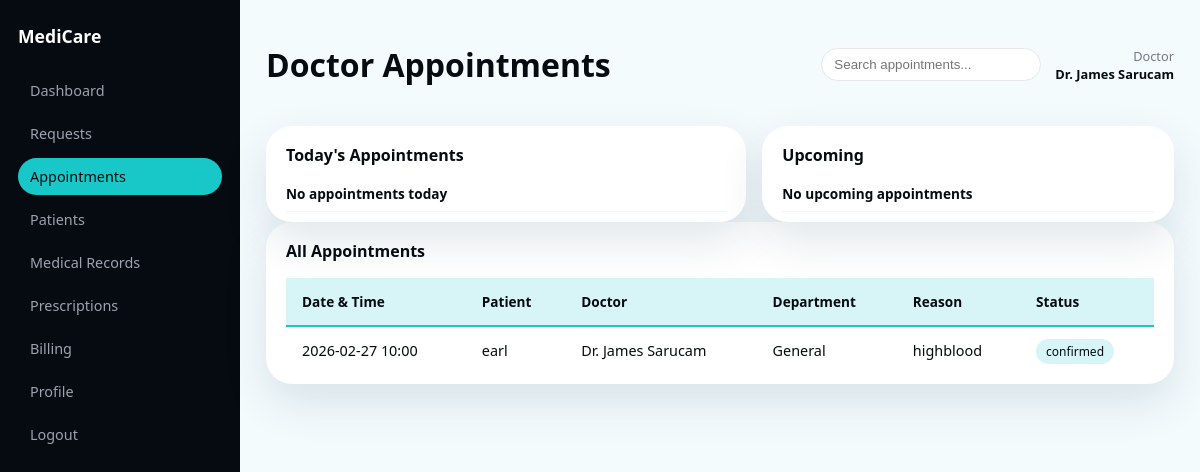
/medicare-clinic/index.php?page=staff-appointments (signed in), run on an earlier commit of the app's database.
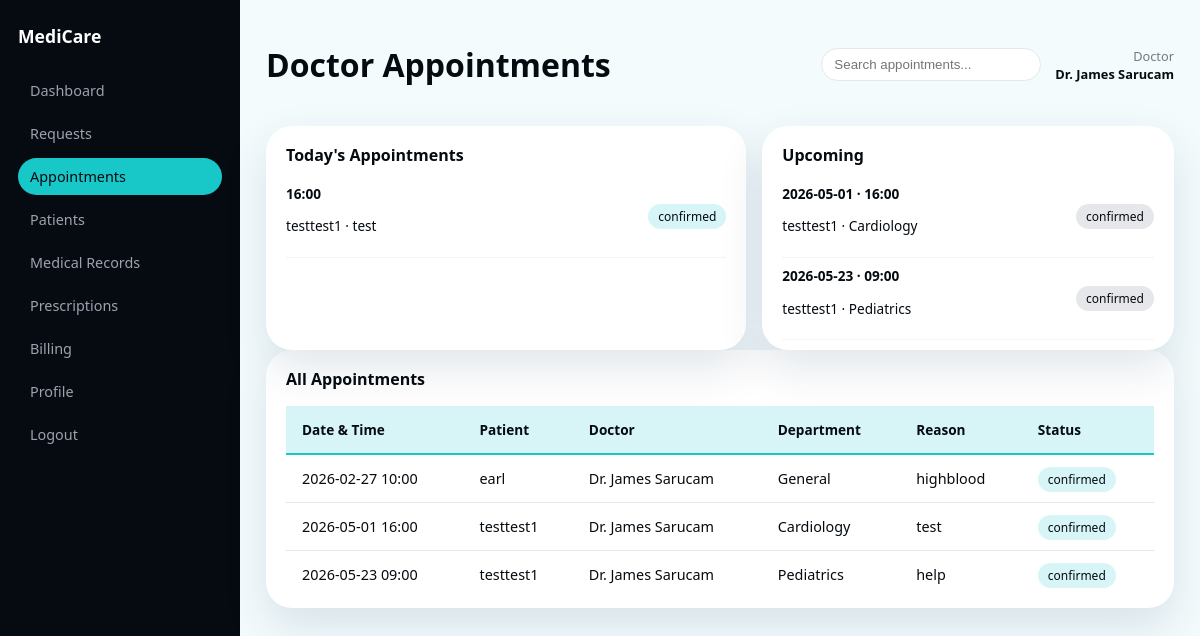
And on a later commit of the database.
### tables this page shows
CREATE TABLE appointments (
            id INTEGER PRIMARY KEY AUTOINCREMENT,
            patient_id INTEGER NOT NULL,
            doctor_id INTEGER NOT NULL,
            appointment_date TEXT NOT NULL,
            appointment_time TEXT NOT NULL,
            reason TEXT,
            department TEXT,
            status TEXT DEFAULT 'pending',
            created_at TEXT DEFAULT CURRENT_TIMESTAMP,
            FOREIGN KEY (patient_id) REFERENCES users(id),
            FOREIGN KEY (doctor_id) REFERENCES users(id)
        );

### medicare-clinic/config/auth.php (called while the page is built, shortened)
<?php
function current_user()
{
    return $_SESSION['user'] ?? null;
}
function current_role(): ?string
{
    $user = current_user();
    return $user['role'] ?? null;
}

### medicare-clinic/app/views/layouts/staff_sidebar.php (called while the page is built, shortened)
<?php
function render_staff_sidebar(): string
{
    $rawRole = current_role() ?? 'staff';
    $role = ucfirst($rawRole);
    ?>
    <?php
    return ob_get_clean();
}

### medicare-clinic/app/views/staff/appointments.php (the view, shortened to what the changed rows need)
<?php
require __DIR__ . '/../layouts/staff_sidebar.php';
$pdo = $GLOBALS['pdo'] ?? null;
$user = current_user();
$role = ucfirst(current_role() ?? 'Staff');
$rawRole = current_role() ?? null;
$appointments = [];
$today = date('Y-m-d');
$listFromDate = '2026-01-01';
if ($pdo) {
    if ($rawRole === 'doctor' && !empty($user['id'])) {
        $stmt = $pdo->prepare("
            SELECT a.*, u1.name as patient_name, u2.name as doctor_name
            FROM appointments a
            JOIN users u1 ON a.patient_id = u1.id
            JOIN users u2 ON a.doctor_id = u2.id
            WHERE a.doctor_id = ? AND a.appointment_date >= ?
            ORDER BY a.appointment_date, a.appointment_time
        ");
        $stmt->execute([(int) $user['id'], $listFromDate]);
        $appointments = $stmt->fetchAll(PDO::FETCH_ASSOC);
    }
}
$todayAppointments = array_filter($appointments, fn($a) => $a['appointment_date'] === $today);
$upcoming = array_filter($appointments, fn($a) => $a['appointment_date'] >= $today && !in_array($a['status'], ['cancelled', 'completed'], true));
?>
<div class="app-shell">
    <main class="main-content">
        <header class="main-header">
            <h1><?php echo $role; ?> Appointments</h1>
        </header>
        <section class="grid-2">
            <div class="panel">
                <ul class="appointment-list compact">
                    <?php foreach (array_slice($todayAppointments, 0, 10) as $a): ?>
                    <li>
                        <div>
                            <strong><?php echo htmlspecialchars($a['appointment_time']); ?></strong>
                            <p><?php echo htmlspecialchars($a['patient_name']); ?> · <?php echo htmlspecialchars($a['reason'] ?: '—'); ?></p>
                        </div>
                        <span class="badge <?php echo $a['status'] === 'confirmed' ? 'cyan' : ''; ?>"><?php echo htmlspecialchars($a['status']); ?></span>
                    </li>
                    <?php endforeach; ?>
                    <?php if (empty($todayAppointments)): ?>
                    <li><div><strong>No appointments today</strong></div></li>
                    <?php endif; ?>
                </ul>
            </div>
            <div class="panel">
                <ul class="appointment-list compact">
                    <?php foreach (array_slice($upcoming, 0, 5) as $a): ?>
                    <li>
                        <div>
                            <strong><?php echo htmlspecialchars($a['appointment_date']); ?> · <?php echo htmlspecialchars($a['appointment_time']); ?></strong>
                            <p><?php echo htmlspecialchars($a['patient_name']); ?> · <?php echo htmlspecialchars($a['department'] ?? '—'); ?></p>
                        </div>
                        <span class="badge"><?php echo htmlspecialchars($a['status']); ?></span>
                    </li>
                    <?php endforeach; ?>
                    <?php if (empty($upcoming)): ?>
                    <li><div><strong>No upcoming appointments</strong></div></li>
                    <?php endif; ?>
                </ul>
            </div>
        </section>
        <section class="panel">
            <table class="data-table">
                <thead>
                    <tr>
                        <th>Date & Time</th>
                        <th>Patient</th>
                        <th>Doctor</th>
                        <th>Department</th>
                        <th>Reason</th>
                        <th>Status</th>
                    </tr>
                </thead>
                <tbody>
                    <?php foreach ($appointments as $a): ?>
                    <tr>
                        <td><?php echo htmlspecialchars($a['appointment_date']); ?> <?php echo htmlspecialchars($a['appointment_time']); ?></td>
                        <td><?php echo htmlspecialchars($a['patient_name'] ?? '—'); ?></td>
                        <td><?php echo htmlspecialchars($a['doctor_name'] ?? '—'); ?></td>
                        <td><?php echo htmlspecialchars($a['department'] ?? '—'); ?></td>
                        <td><?php echo htmlspecialchars($a['reason'] ?? '—'); ?></td>
                        <td><span class="badge <?php echo $a['status'] === 'confirmed' || $a['status'] === 'completed' ? 'cyan' : ''; ?>"><?php echo htmlspecialchars($a['status']); ?></span></td>
                    </tr>
                    <?php endforeach; ?>
                </tbody>
            </table>
        </section>
    </main>
</div>

What changed in the data, as far as the page shows it:
added appointments: appointment_time "16:00", patient_name "testtest1", reason "test", status "confirmed", appointment_date "2026-05-01", department "Cardiology", doctor_name "Dr. James Sarucam"
added appointments: appointment_date "2026-05-23", appointment_time "09:00", patient_name "testtest1", department "Pediatrics", status "confirmed", doctor_name "Dr. James Sarucam", reason "help"
Also different on the page:
text no longer shown: "No appointments today No upcoming appointments"
